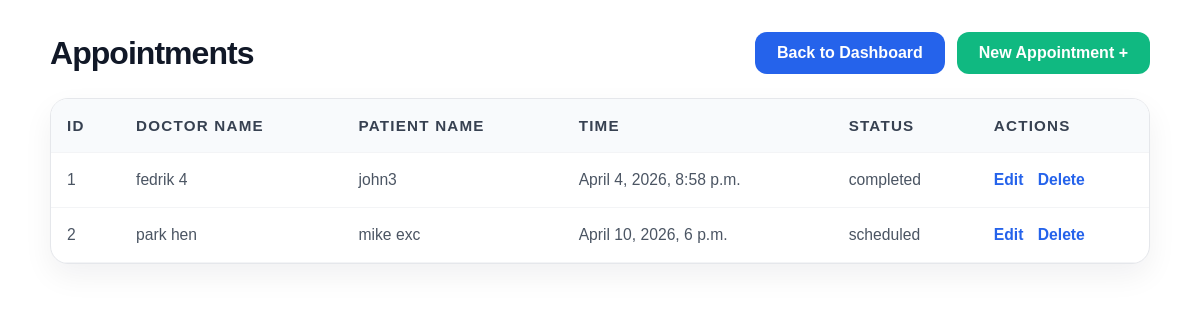
The app's page /appointments/ (signed in), older data.
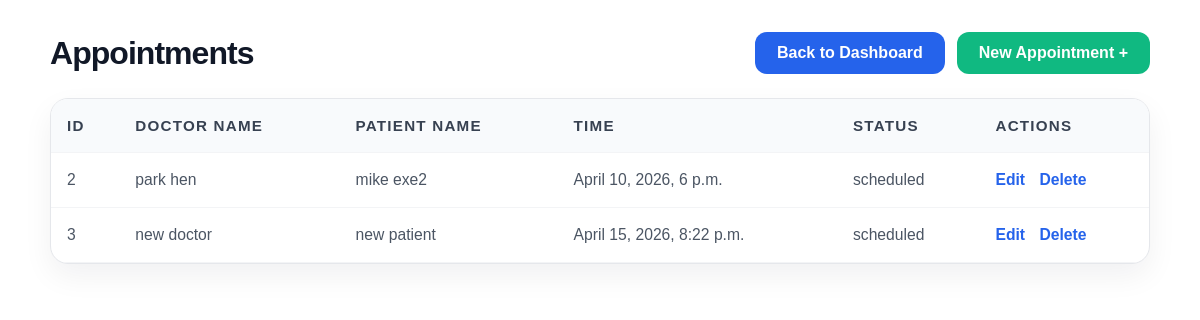
The same page, newer data.
### appointments/models.py (models this page shows, shortened)
class Appointment(models.Model):
  patient = models.ForeignKey('patients.Patient', on_delete=models.CASCADE)
  doctor = models.ForeignKey('doctors.Doctor', on_delete=models.CASCADE)
  appointment_time = models.DateTimeField()
  appointment_status = models.CharField(max_length=200)

### doctors/models.py (models this page shows)
class Doctor(models.Model):
  name = models.CharField(max_length=200)
  specialization = models.CharField(max_length=200)
  def __str__(self):
    return self.name

### patients/models.py (models this page shows)
class Patient(models.Model):
  name = models.CharField(max_length=100)
  phone = models.CharField(max_length=15)
  email = models.EmailField()
  def __str__(self):
    return self.name

### appointments/views.py (the view)
# urls.py: path('', appointments_list),
@login_required
def appointments_list(request):
  appointments = Appointment.objects.all()
  return render(request, 'appointments_list.html', {'appointments': appointments})

### appointments/templates/appointments_list.html (shortened to what this page needs)
<div class="list-page-container">
  <div class="list-page-header">
    <h1>Appointments</h1>
    <div style="display:flex; gap:12px; flex-wrap:wrap;">
      <a class="btn-back" href="/dashboard">Back to Dashboard</a>
      <a class="btn-back new-btn" href="/appointments/create">New Appointment +</a>
    </div>
  </div>
  <div class="table-card">
    <div class="table-responsive">
      <table>
        <thead>
          <tr>
            <th>ID</th>
            <th>Doctor Name</th>
            <th>Patient Name</th>
            <th>Time</th>
            <th>Status</th>
            <th>Actions</th>
          </tr>
        </thead>
        <tbody>
          {% for a in appointments %}
          <tr>
            <td>{{ a.id }}</td>
            <td>{{ a.doctor }}</td>
            <td>{{ a.patient }}</td>
            <td>{{ a.appointment_time }}</td>
            <td>{{ a.appointment_status }}</td>
            <td class="action-links">
              <a href="/appointments/{{ a.id }}/edit">Edit</a>
              <a href="/appointments/{{ a.id }}/delete">Delete</a>
            </td>
          </tr>
          {% empty %}
          <tr>
            <td colspan="4" class="empty-state">No Appointments found yet.</td>
          </tr>
          {% endfor %}
        </tbody>
      </table>
    </div>
  </div>
</div>

### appointments/templates/appointments_list.html (style rules this page uses)
.list-page-container { max-width: 1100px; margin: 0 auto; padding: 24px; font-family: Arial, sans-serif; color: #111827; }
.list-page-header { display: flex; flex-wrap: wrap; justify-content: space-between; align-items: center; gap: 16px; margin-bottom: 24px; }
.list-page-header h1 { margin: 0; font-size: 2rem; letter-spacing: -0.03em; }
.btn-back { background: #2563eb; color: white; border: none; border-radius: 10px; padding: 10px 18px; text-decoration: none; font-weight: 600; transition: background 0.2s ease; }
.table-card { background: #ffffff; border: 1px solid #e5e7eb; border-radius: 18px; box-shadow: 0 12px 30px rgba(15, 23, 42, 0.06); overflow: hidden; }
.table-responsive { width: 100%; overflow-x: auto; }
table { width: 100%; border-collapse: collapse; min-width: 600px; }
th, td { padding: 18px 16px; text-align: left; border-bottom: 1px solid #f3f4f6; }
th { background: #f8fafc; color: #374151; font-size: 0.95rem; text-transform: uppercase; letter-spacing: 0.08em; }
td { color: #4b5563; font-size: 0.98rem; }
.action-links a { display: inline-block; margin-right: 10px; color: #2563eb; text-decoration: none; font-weight: 600; }
.action-links a:last-child { margin-right: 0; }
.btn-primary, .btn-back { border: none; border-radius: 12px; padding: 12px 22px; font-weight: 600; text-decoration: none; cursor: pointer; transition: background 0.2s ease, transform 0.15s ease; }
.btn-back { background: #2563eb; color: white; }
.new-btn { background: #10b981; color: white; }

Row changes from the older to the newer data that the page shows:
removed Appointment: id "1", doctor "fedrik 4", patient "john3", appointment_time "April 4, 2026, 8:58 p.m.", appointment_status "completed"
changed through a linked row, Appointment "park hen": patient "mike exc" → "mike exe2"
added Appointment: id "3", doctor "new doctor", patient "new patient", appointment_time "April 15, 2026, 8:22 p.m.", appointment_status "scheduled"
